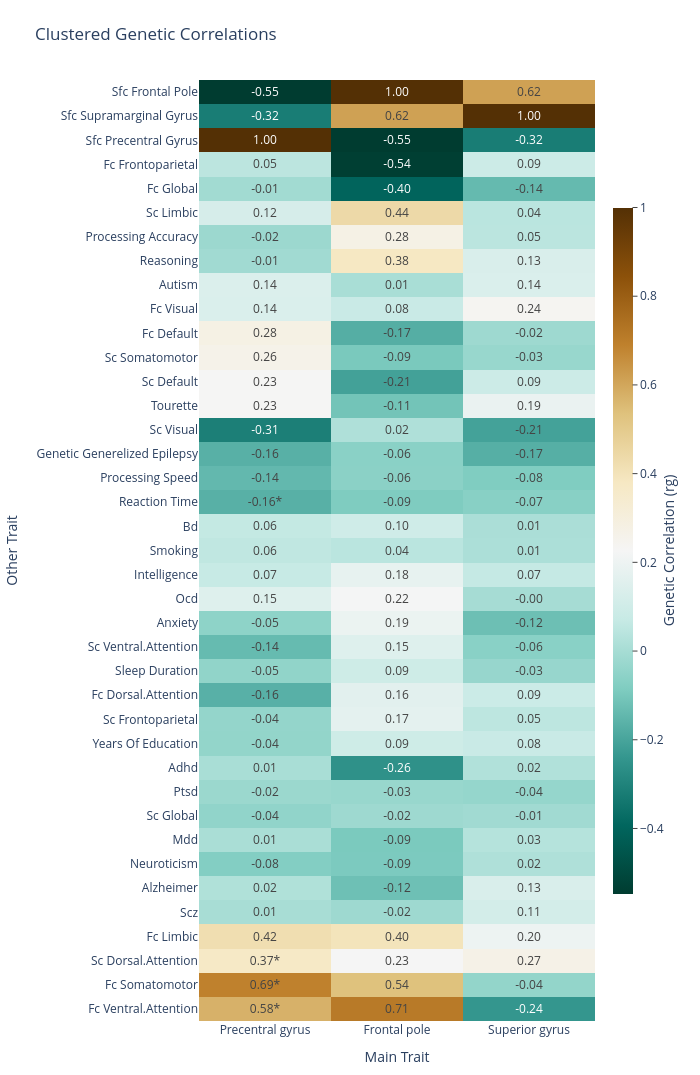

The code cell stored with this chart in its notebook:
### Code cell
import pandas as pd
import numpy as np
import plotly.graph_objects as go
from scipy.cluster.hierarchy import linkage, leaves_list
from scipy.spatial.distance import pdist

# Load and combine as before
df_fp = pd.read_csv('results_FP.tsv', sep='\t')
df_sg = pd.read_csv('results_SG.tsv', sep='\t')
df_pg = pd.read_csv('results_PG.tsv', sep='\t')

df_fp['MainTrait'] = 'Frontal pole'
df_sg['MainTrait'] = 'Superior gyrus'
df_pg['MainTrait'] = 'Precentral gyrus'

df_all = pd.concat([df_fp, df_sg, df_pg], ignore_index=True)

# Pivot for correlation values AND p-values
corr_matrix = df_all.pivot(index='Trait', columns='MainTrait', values='GeneticCorrelation')
pval_matrix = df_all.pivot(index='Trait', columns='MainTrait', values='Pvalue')

corr_matrix.index = corr_matrix.index.str.replace('_', ' ').str.title()
pval_matrix.index = pval_matrix.index.str.replace('_', ' ').str.title()

corr_matrix = corr_matrix.fillna(1)
pval_matrix = pval_matrix.fillna(1)

# --- CLUSTERING ---
row_linkage = linkage(pdist(corr_matrix.values), method='average')
row_order = leaves_list(row_linkage)

col_linkage = linkage(pdist(corr_matrix.values.T), method='average')
col_order = leaves_list(col_linkage)

# Reorder both matrices
corr_matrix_clustered = corr_matrix.iloc[row_order, col_order]
pval_matrix_clustered = pval_matrix.iloc[row_order, col_order]

# Create text with correlation values and asterisks for p < 0.05
text_matrix = []
for i, row in enumerate(corr_matrix_clustered.values):
    text_row = []
    for j, val in enumerate(row):
        pval = pval_matrix_clustered.iloc[i, j]
        asterisk = '*' if pval < 0.05 else ''
        text_row.append(f"{val:.2f}{asterisk}")
    text_matrix.append(text_row)

# --- PLOTLY ---
fig = go.Figure(data=go.Heatmap(
    z=corr_matrix_clustered.values,
    x=corr_matrix_clustered.columns,
    y=corr_matrix_clustered.index,
    colorscale='BrBg_r',
    zmin=corr_matrix_clustered.values.min(), 
    zmax=corr_matrix_clustered.values.max(),
    colorbar=dict(
        title='Genetic Correlation (rg)',
        titleside='right',
        ticks='outside',
        thickness=20,
        len=0.75,
        y=0.5,
        yanchor='middle'
    ),
    text=text_matrix,
    texttemplate="%{text}",
    hoverinfo='text',
    showscale=True
))

fig.update_layout(
    title='Clustered Genetic Correlations',
    xaxis=dict(title='Main Trait', side='bottom'),
    yaxis=dict(title='Other Trait', autorange='reversed'),
    width=700,
    height=25 * len(corr_matrix_clustered) + 100,
    margin=dict(l=100, r=50, t=80, b=50),
    font=dict(size=12)
)

fig.show()

### Figure 1 — Plotly figure (JSON) as saved in the notebook; plotly's stock layout.template omitted (floating-point values rounded to 4 significant figures)
{"data": [{"colorbar": {"len": 0.75, "thickness": 20, "ticks": "outside", "title": {"side": "right", "text": "Genetic Correlation (rg)"}, "y": 0.5, "yanchor": "middle"}, "colorscale": [[0, "rgb(0,60,48)"], [0.1, "rgb(1,102,94)"], [0.2, "rgb(53,151,143)"], [0.3, "rgb(128,205,193)"], [0.4, "rgb(199,234,229)"], [0.5, "rgb(245,245,245)"], [0.6, "rgb(246,232,195)"], [0.7, "rgb(223,194,125)"], [0.8, "rgb(191,129,45)"], [0.9, "rgb(140,81,10)"], [1, "rgb(84,48,5)"]], "hoverinfo": "text", "showscale": true, "text": [["-0.55", "1.00", "0.62"], ["-0.32", "0.62", "1.00"], ["1.00", "-0.55", "-0.32"], ["0.05", "-0.54", "0.09"], ["-0.01", "-0.40", "-0.14"], ["0.12", "0.44", "0.04"], ["-0.02", "0.28", "0.05"], ["-0.01", "0.38", "0.13"], ["0.14", "0.01", "0.14"], ["0.14", "0.08", "0.24"], ["0.28", "-0.17", "-0.02"], ["0.26", "-0.09", "-0.03"], ["0.23", "-0.21", "0.09"], ["0.23", "-0.11", "0.19"], ["-0.31", "0.02", "-0.21"], ["-0.16", "-0.06", "-0.17"], ["-0.14", "-0.06", "-0.08"], ["-0.16*", "-0.09", "-0.07"], ["0.06", "0.10", "0.01"], ["0.06", "0.04", "0.01"], ["0.07", "0.18", "0.07"], ["0.15", "0.22", "-0.00"], ["-0.05", "0.19", "-0.12"], ["-0.14", "0.15", "-0.06"], ["-0.05", "0.09", "-0.03"], ["-0.16", "0.16", "0.09"], ["-0.04", "0.17", "0.05"], ["-0.04", "0.09", "0.08"], ["0.01", "-0.26", "0.02"], ["-0.02", "-0.03", "-0.04"], ["-0.04", "-0.02", "-0.01"], ["0.01", "-0.09", "0.03"], ["-0.08", "-0.09", "0.02"], ["0.02", "-0.12", "0.13"], ["0.01", "-0.02", "0.11"], ["0.42", "0.40", "0.20"], ["0.37*", "0.23", "0.27"], ["0.69*", "0.54", "-0.04"], ["0.58*", "0.71", "-0.24"]], "texttemplate": "%{text}", "type": "heatmap", "x": ["Precentral gyrus", "Frontal pole", "Superior gyrus"], "y": ["Sfc Frontal Pole", "Sfc Supramarginal Gyrus", "Sfc Precentral Gyrus", "Fc Frontoparietal", "Fc Global", "Sc Limbic", "Processing Accuracy", "Reasoning", "Autism", "Fc Visual", "Fc Default", "Sc Somatomotor", "Sc Default", "Tourette", "Sc Visual", "Genetic Generelized Epilepsy", "Processing Speed", "Reaction Time", "Bd", "Smoking", "Intelligence", "Ocd", "Anxiety", "Sc Ventral.Attention", "Sleep Duration", "Fc Dorsal.Attention", "Sc Frontoparietal", "Years Of Education", "Adhd", "Ptsd", "Sc Global", "Mdd", "Neuroticism", "Alzheimer", "Scz", "Fc Limbic", "Sc Dorsal.Attention", "Fc Somatomotor", "Fc Ventral.Attention"], "z": [[-0.5466, 1, 0.6157], [-0.3198, 0.6157, 1], [1, -0.5466, -0.3198], [0.0476, -0.5352, 0.0891], [-0.0087, -0.3975, -0.1381], [0.121, 0.4412, 0.0443], [-0.0213, 0.2758, 0.046], [-0.0114, 0.3813, 0.1326], [0.1398, 0.0065, 0.137], [0.1364, 0.0784, 0.2396], [0.2796, -0.1709, -0.0175], [0.2631, -0.0945, -0.031], [0.2301, -0.2092, 0.0876], [0.2306, -0.1092, 0.1906], [-0.3126, 0.0197, -0.2069], [-0.1646, -0.0601, -0.1682], [-0.1419, -0.0597, -0.0836], [-0.1648, -0.0852, -0.0659], [0.0649, 0.0994, 0.0105], [0.0562, 0.0445, 0.0143], [0.0736, 0.181, 0.0669], [0.15, 0.224, -0.0009], [-0.0531, 0.1919, -0.1213], [-0.1356, 0.1505, -0.0625], [-0.0464, 0.0949, -0.0331], [-0.1644, 0.1626, 0.087], [-0.0396, 0.1687, 0.0493], [-0.0422, 0.0945, 0.0772], [0.0058, -0.255, 0.0233], [-0.0247, -0.0312, -0.0358], [-0.0449, -0.0173, -0.011], [0.0089, -0.0925, 0.0338], [-0.0758, -0.0902, 0.0204], [0.0217, -0.1203, 0.1332], [0.005, -0.0182, 0.112], [0.4203, 0.3995, 0.2006], [0.3736, 0.2269, 0.2707], [0.6901, 0.5361, -0.042], [0.5754, 0.7122, -0.2394]], "zmax": 1, "zmin": -0.5466}], "layout": {"font": {"size": 12}, "height": 1075, "margin": {"b": 50, "l": 100, "r": 50, "t": 80}, "title": {"text": "Clustered Genetic Correlations"}, "width": 700, "xaxis": {"side": "bottom", "title": {"text": "Main Trait"}}, "yaxis": {"autorange": "reversed", "title": {"text": "Other Trait"}}}}
